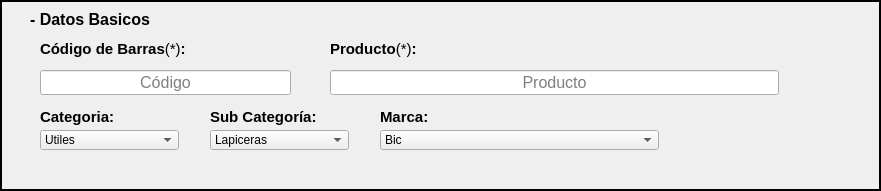
     <widget class="QFrame" name="frame_3">
      <property name="geometry">
       <rect>
        <x>10</x>
        <y>50</y>
        <width>881</width>
        <height>191</height>
       </rect>
      </property>
      <property name="frameShape">
       <enum>QFrame::WinPanel</enum>
      </property>
      <property name="frameShadow">
       <enum>QFrame::Plain</enum>
      </property>
      <widget class="QLabel" name="label_categoria">
       <property name="geometry">
        <rect>
         <x>210</x>
         <y>100</y>
         <width>139</width>
         <height>33</height>
        </rect>
       </property>
       <property name="font">
        <font>
         <pointsize>11</pointsize>
         <weight>75</weight>
         <bold>true</bold>
        </font>
       </property>
       <property name="text">
        <string>Sub Categoría:</string>
       </property>
      </widget>
      <widget class="QComboBox" name="box_subCat">
       <property name="geometry">
        <rect>
         <x>210</x>
         <y>130</y>
         <width>139</width>
         <height>20</height>
        </rect>
       </property>
       <property name="font">
        <font>
         <pointsize>9</pointsize>
        </font>
       </property>
       <property name="layoutDirection">
        <enum>Qt::LeftToRight</enum>
       </property>
       <item>
        <property name="text">
         <string>Lapiceras</string>
        </property>
       </item>
       <item>
        <property name="text">
         <string>Carpetas</string>
        </property>
       </item>
       <item>
        <property name="text">
         <string>Pinceles</string>
        </property>
       </item>
       <item>
        <property name="text">
         <string>Temperas</string>
        </property>
       </item>
       <item>
        <property name="text">
         <string>Acrilicos</string>
        </property>
       </item>
       <item>
        <property name="text">
         <string>Plasticola</string>
        </property>
       </item>
       <item>
        <property name="text">
         <string>Cinta adhesiva</string>
        </property>
       </item>
       <item>
        <property name="text">
         <string>Repuestos hojas</string>
        </property>
       </item>
       <item>
        <property name="text">
         <string>Cuadernos</string>
        </property>
       </item>
       <item>
        <property name="text">
         <string>Lapices</string>
        </property>
       </item>
       <item>
        <property name="text">
         <string>Crayones</string>
        </property>
       </item>
       <item>
        <property name="text">
         <string>Fibras</string>
        </property>
       </item>
       <item>
        <property name="text">
         <string>Fibrones</string>
        </property>
       </item>
      </widget>
      <widget class="QLineEdit" name="input_prod">
       <property name="geometry">
        <rect>
         <x>330</x>
         <y>70</y>
         <width>449</width>
         <height>25</height>
        </rect>
       </property>
       <property name="font">
        <font>
         <pointsize>12</pointsize>
        </font>
       </property>
       <property name="text">
        <string/>
       </property>
       <property name="maxLength">
        <number>30</number>
       </property>
       <property name="alignment">
        <set>Qt::AlignCenter</set>
       </property>
       <property name="placeholderText">
        <string>Producto</string>
       </property>
      </widget>
      <widget class="QComboBox" name="box_cat">
       <property name="geometry">
        <rect>
         <x>40</x>
         <y>130</y>
         <width>139</width>
         <height>20</height>
        </rect>
       </property>
       <property name="font">
        <font>
         <pointsize>9</pointsize>
        </font>
       </property>
       <property name="layoutDirection">
        <enum>Qt::LeftToRight</enum>
       </property>
       <item>
        <property name="text">
         <string>Utiles</string>
        </property>
       </item>
       <item>
        <property name="text">
         <string>Papeleria</string>
        </property>
       </item>
       <item>
        <property name="text">
         <string>Pintura</string>
        </property>
       </item>
       <item>
        <property name="text">
         <string>Carpeta</string>
        </property>
       </item>
       <item>
        <property name="text">
         <string/>
        </property>
       </item>
      </widget>
      <widget class="QLabel" name="label_precio">
       <property name="geometry">
        <rect>
         <x>380</x>
         <y>100</y>
         <width>71</width>
         <height>33</height>
        </rect>
       </property>
       <property name="font">
        <font>
         <pointsize>11</pointsize>
         <weight>75</weight>
         <bold>true</bold>
        </font>
       </property>
       <property name="text">
        <string>Marca:</string>
       </property>
      </widget>
      <widget class="QLabel" name="label_datBasic">
       <property name="geometry">
        <rect>
         <x>30</x>
         <y>10</y>
         <width>131</width>
         <height>19</height>
        </rect>
       </property>
       <property name="font">
        <font>
         <pointsize>12</pointsize>
         <weight>75</weight>
         <bold>true</bold>
        </font>
       </property>
       <property name="text">
        <string>- Datos Basicos</string>
       </property>
      </widget>
      <widget class="QLabel" name="label_cod">
       <property name="geometry">
        <rect>
         <x>40</x>
         <y>40</y>
         <width>167</width>
         <height>18</height>
        </rect>
       </property>
       <property name="font">
        <font>
         <pointsize>11</pointsize>
         <weight>75</weight>
         <bold>true</bold>
        </font>
       </property>
       <property name="text">
        <string>&lt;html&gt;&lt;head/&gt;&lt;body&gt;&lt;p&gt;Código de Barras&lt;span style=&quot; font-weight:400;&quot;&gt;(*)&lt;/span&gt;:&lt;/p&gt;&lt;/body&gt;&lt;/html&gt;</string>
       </property>
      </widget>
      <widget class="QLineEdit" name="input_cod">
       <property name="geometry">
        <rect>
         <x>40</x>
         <y>70</y>
         <width>251</width>
         <height>25</height>
        </rect>
       </property>
       <property name="font">
        <font>
         <pointsize>12</pointsize>
        </font>
       </property>
       <property name="text">
        <string/>
       </property>
       <property name="maxLength">
        <number>20</number>
       </property>
       <property name="alignment">
        <set>Qt::AlignCenter</set>
       </property>
       <property name="placeholderText">
        <string>Código</string>
       </property>
      </widget>
      <widget class="QLabel" name="label_cant">
       <property name="geometry">
        <rect>
         <x>330</x>
         <y>40</y>
         <width>449</width>
         <height>18</height>
        </rect>
       </property>
       <property name="font">
        <font>
         <pointsize>11</pointsize>
         <weight>75</weight>
         <bold>true</bold>
        </font>
       </property>
       <property name="text">
        <string>&lt;html&gt;&lt;head/&gt;&lt;body&gt;&lt;p&gt;Producto&lt;span style=&quot; font-weight:400;&quot;&gt;(*)&lt;/span&gt;:&lt;/p&gt;&lt;/body&gt;&lt;/html&gt;</string>
       </property>
      </widget>
      <widget class="QLabel" name="label_descrip">
       <property name="geometry">
        <rect>
         <x>40</x>
         <y>100</y>
         <width>139</width>
         <height>33</height>
        </rect>
       </property>
       <property name="font">
        <font>
         <pointsize>11</pointsize>
         <weight>75</weight>
         <bold>true</bold>
        </font>
       </property>
       <property name="text">
        <string>Categoria:</string>
       </property>
      </widget>
      <widget class="QComboBox" name="box_marca">
       <property name="geometry">
        <rect>
         <x>380</x>
         <y>130</y>
         <width>279</width>
         <height>20</height>
        </rect>
       </property>
       <property name="font">
        <font>
         <pointsize>9</pointsize>
        </font>
       </property>
       <property name="layoutDirection">
        <enum>Qt::LeftToRight</enum>
       </property>
       <item>
        <property name="text">
         <string>Bic</string>
        </property>
       </item>
       <item>
        <property name="text">
         <string>Sabonis</string>
        </property>
       </item>
       <item>
        <property name="text">
         <string>Trabi</string>
        </property>
       </item>
       <item>
        <property name="text">
         <string>Faber Castell</string>
        </property>
       </item>
       <item>
        <property name="text">
         <string>Pizzini</string>
        </property>
       </item>
       <item>
        <property name="text">
         <string>Rivadavia</string>
        </property>
       </item>
       <item>
        <property name="text">
         <string>Gloria</string>
        </property>
       </item>
       <item>
        <property name="text">
         <string>Laprida</string>
        </property>
       </item>
       <item>
        <property name="text">
         <string>Exito</string>
        </property>
       </item>
       <item>
        <property name="text">
         <string>2020</string>
        </property>
       </item>
       <item>
        <property name="text">
         <string>1810</string>
        </property>
       </item>
      </widget>
     </widget>
